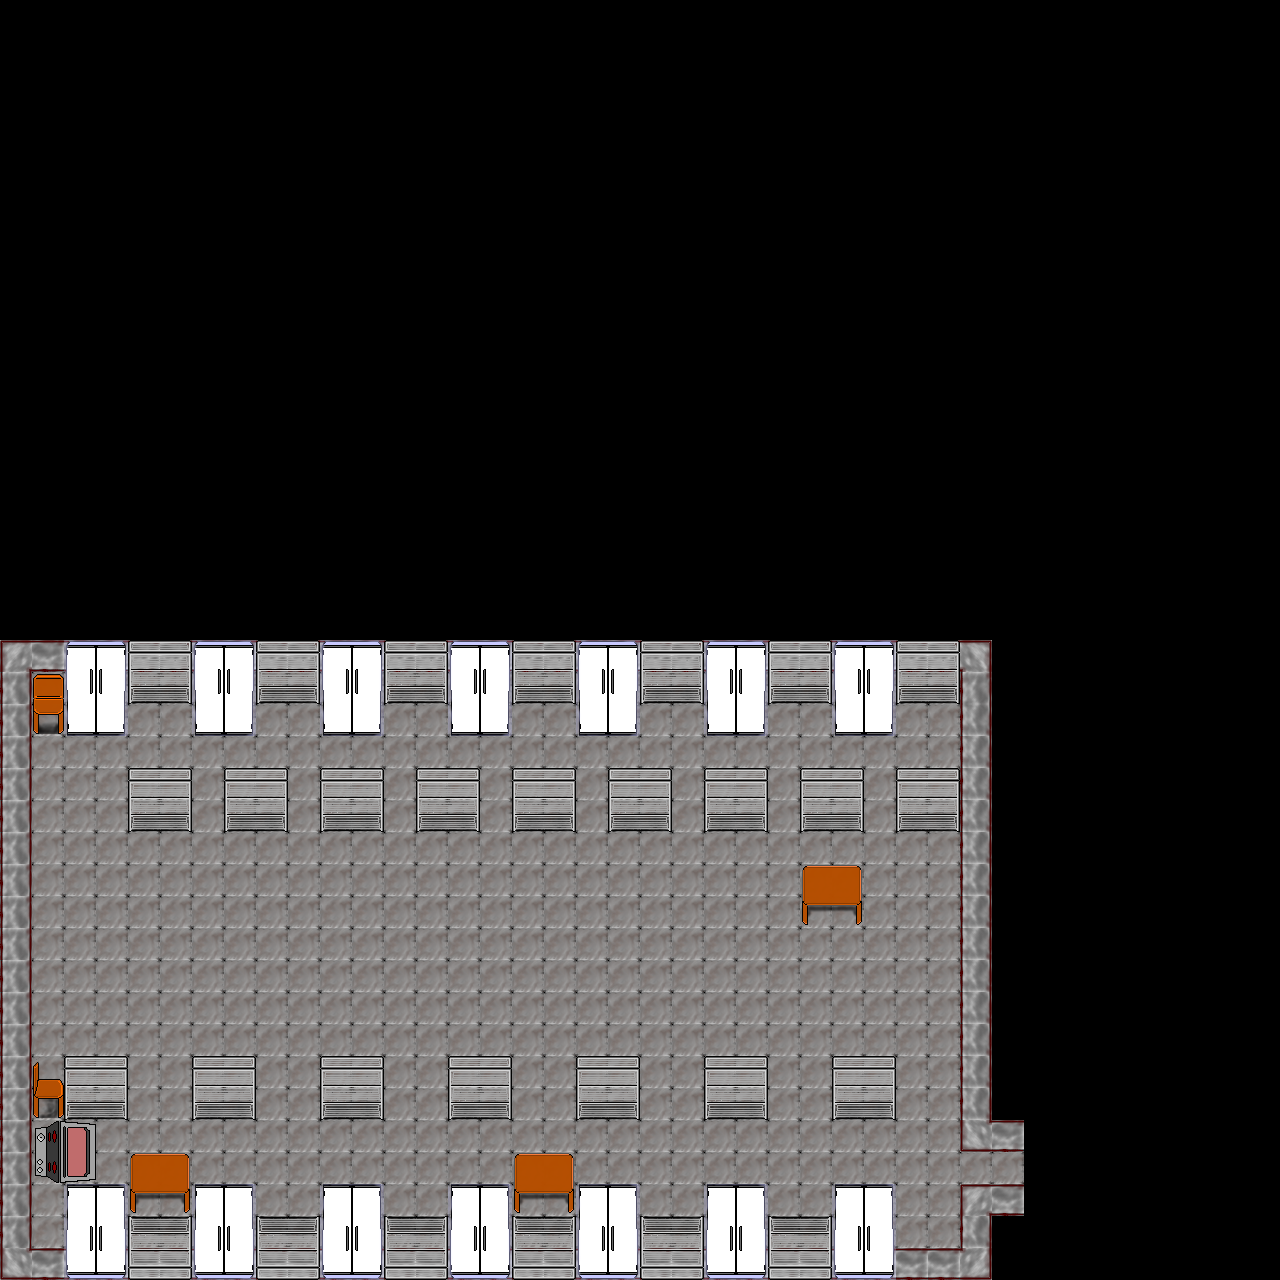

A 2D game scene composited from a Tiled map and its tileset images. What follows is a short description and the map's XML, with each tile layer's data collapsed to a summary:
An orthogonal 40x40 tile map with 32x32 px tiles, 3 tile layers (Below Player, World, Above Player) and 84 objects (16x NPCPoint, 12x LCratePoint, 8x spillPoint, 7x crackPoint, 4x exitPoint, ...).

<map version="1.2" tiledversion="1.3.1" orientation="orthogonal" renderorder="right-down" compressionlevel="0" width="40" height="40" tilewidth="32" tileheight="32" infinite="0" nextlayerid="5" nextobjectid="452">
 <properties>
  <property name="edges" value="clamped" />
 </properties>
 <tileset firstgid="1" name="newTileset" tilewidth="32" tileheight="32" tilecount="400" columns="20">
  <image source="newTileset.png" width="640" height="640" />
  <tile id="0">
   <properties>
    <property name="collides" type="bool" value="false" />
   </properties>
  </tile>
  <tile id="1">
   <properties>
    <property name="collides" type="bool" value="true" />
   </properties>
  </tile>
  <tile id="2">
   <properties>
    <property name="collides" type="bool" value="false" />
   </properties>
  </tile>
  <tile id="5">
   <properties>
    <property name="collides" type="bool" value="true" />
   </properties>
   <objectgroup draworder="index">
    <object id="1" x="2" y="32">
     <polygon points="0,0 -0.181818,-26.1818 4.90909,-31 29.9091,-31 29.9091,-0.272727" />
    </object>
   </objectgroup>
  </tile>
  <tile id="6">
   <properties>
    <property name="collides" type="bool" value="true" />
   </properties>
   <objectgroup draworder="index">
    <object id="3" x="0.0909091" y="1">
     <polygon points="0,0 -0.0909091,30.9091 29.8182,30.9091 29.8182,5.09091 24.6364,-0.454545" />
    </object>
   </objectgroup>
  </tile>
  <tile id="7">
   <properties>
    <property name="collides" type="bool" value="true" />
   </properties>
   <objectgroup draworder="index">
    <object id="1" x="0.909091" y="10.0909">
     <polygon points="0,0 0.0909091,21.7273 31.0909,22.0909 31.0909,18.7273 26.9091,12.6364 6.09091,12.8182 5.81818,-4.18182" />
    </object>
   </objectgroup>
  </tile>
  <tile id="8">
   <properties>
    <property name="collides" type="bool" value="true" />
   </properties>
   <objectgroup draworder="index">
    <object id="1" x="0.909091" y="1.81818" width="31" height="30.0909" />
   </objectgroup>
  </tile>
  <tile id="9">
   <properties>
    <property name="collides" type="bool" value="true" />
   </properties>
   <objectgroup draworder="index">
    <object id="1" x="1.09091" y="12" width="30.9091" height="19.8182" />
   </objectgroup>
  </tile>
  <tile id="10">
   <properties>
    <property name="collides" type="bool" value="true" />
   </properties>
  </tile>
  <tile id="11">
   <properties>
    <property name="collides" type="bool" value="true" />
   </properties>
  </tile>
  <tile id="20">
   <properties>
    <property name="collides" type="bool" value="true" />
   </properties>
  </tile>
  <tile id="21">
   <properties>
    <property name="collides" type="bool" value="true" />
   </properties>
  </tile>
  <tile id="22">
   <properties>
    <property name="collides" type="bool" value="true" />
   </properties>
  </tile>
  <tile id="23">
   <properties>
    <property name="collides" type="bool" value="true" />
   </properties>
  </tile>
  <tile id="24">
   <properties>
    <property name="collides" type="bool" value="true" />
   </properties>
  </tile>
  <tile id="25">
   <properties>
    <property name="collides" type="bool" value="true" />
   </properties>
   <objectgroup draworder="index">
    <object id="1" x="2" y="-0.181818">
     <polygon points="0,0 -0.181818,25.8182 2.90909,29.1818 6.09091,29.1818 5.72727,9.90909 29.9091,10.2727 30.0909,0.272727" />
    </object>
   </objectgroup>
  </tile>
  <tile id="26">
   <properties>
    <property name="collides" type="bool" value="true" />
   </properties>
   <objectgroup draworder="index">
    <object id="1" x="-0.0909091" y="9.72727">
     <polygon points="0,0 24.0909,0.363636 24,19.5455 30,16.0909 30,-9.81818 0.0909091,-9.63636" />
    </object>
   </objectgroup>
  </tile>
  <tile id="27">
   <properties>
    <property name="collides" type="bool" value="true" />
   </properties>
   <objectgroup draworder="index">
    <object id="1" x="1.18182" y="-0.0909091" width="30.7273" height="30.1818" />
   </objectgroup>
  </tile>
  <tile id="28">
   <properties>
    <property name="collides" type="bool" value="true" />
   </properties>
   <objectgroup draworder="index">
    <object id="1" x="1.09091" y="0" width="30.8182" height="30.0909" />
   </objectgroup>
  </tile>
  <tile id="29">
   <properties>
    <property name="collides" type="bool" value="true" />
   </properties>
   <objectgroup draworder="index">
    <object id="1" x="1" y="-0.0909091" width="31" height="30.1818" />
   </objectgroup>
  </tile>
  <tile id="30">
   <properties>
    <property name="collides" type="bool" value="true" />
   </properties>
  </tile>
  <tile id="31">
   <properties>
    <property name="collides" type="bool" value="true" />
   </properties>
  </tile>
  <tile id="40">
   <properties>
    <property name="collides" type="bool" value="false" />
   </properties>
  </tile>
  <tile id="41">
   <properties>
    <property name="collides" type="bool" value="false" />
   </properties>
  </tile>
  <tile id="42">
   <properties>
    <property name="collides" type="bool" value="true" />
   </properties>
  </tile>
  <tile id="43">
   <properties>
    <property name="collides" type="bool" value="true" />
   </properties>
  </tile>
  <tile id="44">
   <properties>
    <property name="collides" type="bool" value="true" />
   </properties>
  </tile>
  <tile id="45">
   <properties>
    <property name="collides" type="bool" value="true" />
   </properties>
   <objectgroup draworder="index">
    <object id="1" x="1.72727" y="4.72727">
     <polygon points="0,0 0.181818,27.2727 6.27273,27.3636 6.09091,24.1818 30.1818,24.1818 30.2727,-4.72727 5.09091,-4.72727" />
    </object>
   </objectgroup>
  </tile>
  <tile id="46">
   <properties>
    <property name="collides" type="bool" value="true" />
   </properties>
   <objectgroup draworder="index">
    <object id="1" x="-0.0909091" y="-0.272727">
     <polygon points="0,0 0.0909091,29.2727 24,29.2727 24.0909,32.0909 30,32.0909 30.0909,5.45455 24.7273,0" />
    </object>
   </objectgroup>
  </tile>
  <tile id="47">
   <properties>
    <property name="collides" type="bool" value="true" />
   </properties>
   <objectgroup draworder="index">
    <object id="1" x="1.90909" y="0.0909091" width="30.0909" height="32" />
   </objectgroup>
  </tile>
  <tile id="48">
   <properties>
    <property name="collides" type="bool" value="true" />
   </properties>
   <objectgroup draworder="index">
    <object id="1" x="0" y="-0.0909091" width="29.8182" height="32" />
   </objectgroup>
  </tile>
  <tile id="49">
   <properties>
    <property name="collides" type="bool" value="true" />
   </properties>
   <objectgroup draworder="index">
    <object id="5" x="0" y="0.0909091" width="32" height="28.9091" />
   </objectgroup>
  </tile>
  <tile id="50">
   <properties>
    <property name="collides" type="bool" value="true" />
   </properties>
   <objectgroup draworder="index">
    <object id="1" x="0" y="-0.0909091" width="32.0909" height="31.1818" />
   </objectgroup>
  </tile>
  <tile id="51">
   <properties>
    <property name="collides" type="bool" value="true" />
   </properties>
  </tile>
  <tile id="60">
   <properties>
    <property name="collides" type="bool" value="true" />
   </properties>
  </tile>
  <tile id="61">
   <properties>
    <property name="collides" type="bool" value="true" />
   </properties>
  </tile>
  <tile id="62">
   <properties>
    <property name="collides" type="bool" value="true" />
   </properties>
  </tile>
  <tile id="63">
   <properties>
    <property name="collides" type="bool" value="true" />
   </properties>
  </tile>
  <tile id="64">
   <properties>
    <property name="collides" type="bool" value="true" />
   </properties>
  </tile>
  <tile id="65">
   <properties>
    <property name="collides" type="bool" value="true" />
   </properties>
   <objectgroup draworder="index">
    <object id="1" x="1.90909" y="0">
     <polygon points="0,0 -0.0909091,24.7273 2.81818,27.8182 5.90909,28 6,0" />
    </object>
   </objectgroup>
  </tile>
  <tile id="66">
   <properties>
    <property name="collides" type="bool" value="true" />
   </properties>
   <objectgroup draworder="index">
    <object id="1" x="23.9091" y="0">
     <polygon points="0,0 0,28.1818 6,25.1818 5.90909,0" />
    </object>
   </objectgroup>
  </tile>
  <tile id="67">
   <properties>
    <property name="collides" type="bool" value="true" />
   </properties>
   <objectgroup draworder="index">
    <object id="1" x="2.09091" y="0.0909091">
     <polygon points="0,0 -0.363636,31.5455 5.90909,31.6364 5.81818,28.9091 29.7273,29 29.8182,-0.0909091" />
    </object>
   </objectgroup>
  </tile>
  <tile id="68">
   <properties>
    <property name="collides" type="bool" value="true" />
   </properties>
   <objectgroup draworder="index">
    <object id="1" x="-0.0909091" y="29">
     <polygon points="0,0 24.0909,-0.0909091 24.0909,2.81818 30,2.90909 30,-29 -0.0909091,-28.9091" />
    </object>
   </objectgroup>
  </tile>
  <tile id="69">
   <properties>
    <property name="collides" type="bool" value="true" />
   </properties>
  </tile>
  <tile id="70">
   <properties>
    <property name="collides" type="bool" value="true" />
   </properties>
  </tile>
  <tile id="71">
   <properties>
    <property name="collides" type="bool" value="true" />
   </properties>
  </tile>
  <tile id="80">
   <properties>
    <property name="collides" type="bool" value="true" />
   </properties>
  </tile>
  <tile id="81">
   <properties>
    <property name="collides" type="bool" value="true" />
   </properties>
  </tile>
  <tile id="82">
   <properties>
    <property name="collides" type="bool" value="true" />
   </properties>
  </tile>
  <tile id="83">
   <properties>
    <property name="collides" type="bool" value="true" />
   </properties>
  </tile>
  <tile id="84">
   <properties>
    <property name="collides" type="bool" value="true" />
   </properties>
   <objectgroup draworder="index">
    <object id="1" x="1.81818" y="0.0909091">
     <polygon points="0,0 0.454545,31.6364 6.18182,31.7273 6.18182,28.6364 30.1818,28.7273 30,0" />
    </object>
   </objectgroup>
  </tile>
  <tile id="85">
   <properties>
    <property name="collides" type="bool" value="true" />
   </properties>
   <objectgroup draworder="index">
    <object id="1" x="0.0909091" y="28.8182">
     <polygon points="0,0 23.8182,0.0909091 23.9091,2.81818 29.7273,3.09091 29.8182,-28.9091 0,-28.7273" />
    </object>
   </objectgroup>
  </tile>
  <tile id="86">
   <properties>
    <property name="collides" type="bool" value="true" />
   </properties>
   <objectgroup draworder="index">
    <object id="1" x="2" y="-0.181818">
     <polygon points="0,0 -0.0909091,24.8182 3,28.1818 6,28.3636 6.09091,0.0909091" />
    </object>
   </objectgroup>
  </tile>
  <tile id="87">
   <properties>
    <property name="collides" type="bool" value="true" />
   </properties>
   <objectgroup draworder="index">
    <object id="1" x="29.8182" y="0">
     <polygon points="0,0 0.272727,24.9091 -5.45455,28.1818 -5.72727,0" />
    </object>
   </objectgroup>
  </tile>
  <tile id="88">
   <properties>
    <property name="collides" type="bool" value="true" />
   </properties>
   <objectgroup draworder="index">
    <object id="1" x="-0.0909091" y="-0.0909091" width="32.0909" height="29.2727" />
   </objectgroup>
  </tile>
  <tile id="89">
   <properties>
    <property name="collides" type="bool" value="true" />
   </properties>
   <objectgroup draworder="index">
    <object id="1" x="0.0909091" y="29">
     <polygon points="0,0 2.72727,0.0909091 2.72727,3 31.9091,2.90909 31.8182,-28.8182 -0.272727,-29" />
    </object>
   </objectgroup>
  </tile>
  <tile id="102">
   <properties>
    <property name="collides" type="bool" value="true" />
   </properties>
  </tile>
  <tile id="103">
   <properties>
    <property name="collides" type="bool" value="true" />
   </properties>
  </tile>
  <tile id="104">
   <properties>
    <property name="collides" type="bool" value="true" />
   </properties>
  </tile>
  <tile id="105">
   <properties>
    <property name="collides" type="bool" value="true" />
   </properties>
  </tile>
  <tile id="106">
   <properties>
    <property name="collides" type="bool" value="true" />
   </properties>
   <objectgroup draworder="index">
    <object id="1" x="0.0909091" y="12.0909" width="31.9091" height="20" />
   </objectgroup>
  </tile>
  <tile id="107">
   <properties>
    <property name="collides" type="bool" value="true" />
   </properties>
   <objectgroup draworder="index">
    <object id="1" x="0" y="11.9091" width="32" height="20.1818" />
   </objectgroup>
  </tile>
  <tile id="108">
   <properties>
    <property name="collides" type="bool" value="true" />
   </properties>
   <objectgroup draworder="index">
    <object id="1" x="1" y="0">
     <polygon points="0,0 3,32 30.9091,32.0909 30.9091,0.0909091" />
    </object>
   </objectgroup>
  </tile>
  <tile id="109">
   <properties>
    <property name="collides" type="bool" value="true" />
   </properties>
   <objectgroup draworder="index">
    <object id="1" x="0.272727" y="31.9091">
     <polygon points="0,0 27.5455,0 30.6364,-31.8182 -0.272727,-32" />
    </object>
   </objectgroup>
  </tile>
 </tileset>
 <layer id="1" name="Below Player" width="40" height="40">
  <data>[1600 cells, 571 non-empty, 1 distinct tile ids]</data>
 </layer>
 <layer id="2" name="World" width="40" height="40">
  <data>[1600 cells, 234 non-empty, 21 distinct tile ids]</data>
 </layer>
 <objectgroup id="4" name="Objects">
  <object id="275" name="Spawn Point" x="192" y="928">
   <point />
  </object>
  <object id="309" name="winPoint" x="960" y="1184">
   <point />
  </object>
  <object id="346" name="LCratePoint" x="384" y="896" rotation="90">
   <point />
  </object>
  <object id="358" name="enemyPoint" x="64" y="800">
   <point />
  </object>
  <object id="373" name="spillPoint" x="864" y="1024">
   <point />
  </object>
  <object id="377" name="NPCPoint" x="480" y="1088">
   <point />
  </object>
  <object id="378" name="crackPoint" x="480" y="768">
   <point />
  </object>
  <object id="379" name="cratePoint" x="384" y="1120">
   <point />
  </object>
  <object id="380" name="LCratePoint" x="384" y="1024" rotation="90">
   <point />
  </object>
  <object id="382" name="crackPoint" x="480" y="800">
   <point />
  </object>
  <object id="383" name="crackPoint" x="288" y="1152">
   <point />
  </object>
  <object id="385" name="crackPoint" x="288" y="1120">
   <point />
  </object>
  <object id="386" name="crackPoint" x="288" y="1088">
   <point />
  </object>
  <object id="400" name="LCratePoint" x="704" y="1120" rotation="90">
   <point />
  </object>
  <object id="402" name="LCratePoint" x="736" y="992" rotation="90">
   <point />
  </object>
  <object id="403" name="LCratePoint" x="736" y="832" rotation="90">
   <point />
  </object>
  <object id="405" name="cratePoint" x="608" y="992" rotation="180">
   <point />
  </object>
  <object id="406" name="LCratePoint" x="736" y="896" rotation="90">
   <point />
  </object>
  <object id="413" name="enemyPoint" x="640" y="896">
   <point />
  </object>
  <object id="415" name="LCratePoint" x="448" y="1121.5" rotation="90">
   <point />
  </object>
  <object id="416" name="LCratePoint" x="578.5" y="1119" rotation="90">
   <point />
  </object>
  <object id="417" name="LCratePoint" x="674" y="1024.5" rotation="90">
   <point />
  </object>
  <object id="418" name="LCratePoint" x="830.5" y="1120" rotation="90">
   <point />
  </object>
  <object id="419" name="LCratePoint" x="833" y="1055.5">
   <point />
  </object>
  <object id="420" name="spillPoint" x="160" y="1088">
   <point />
  </object>
  <object id="422" name="spillPoint" x="223.5" y="1023">
   <point />
  </object>
  <object id="423" name="spillPoint" x="448" y="960">
   <point />
  </object>
  <object id="424" name="NPCPoint" x="607.5" y="1086">
   <point />
  </object>
  <object id="425" name="NPCPoint" x="735.5" y="1086">
   <point />
  </object>
  <object id="426" name="NPCPoint" x="547" y="992">
   <point />
  </object>
  <object id="427" name="NPCPoint" x="286.5" y="988">
   <point />
  </object>
  <object id="428" name="NPCPoint" x="160" y="992">
   <point />
  </object>
  <object id="429" name="NPCPoint" x="128" y="800">
   <point />
  </object>
  <object id="430" name="NPCPoint" x="91.5" y="927.5">
   <point />
  </object>
  <object id="431" name="NPCPoint" x="415" y="1179.5">
   <point />
  </object>
  <object id="432" name="NPCPoint" x="673" y="1144.5">
   <point />
  </object>
  <object id="433" name="NPCPoint" x="798.5" y="1181">
   <point />
  </object>
  <object id="434" name="NPCPoint" x="926" y="1055">
   <point />
  </object>
  <object id="435" name="NPCPoint" x="927.5" y="896.5">
   <point />
  </object>
  <object id="436" name="NPCPoint" x="674" y="766">
   <point />
  </object>
  <object id="437" name="NPCPoint" x="640" y="960">
   <point />
  </object>
  <object id="438" name="LCratePoint" x="544" y="896" rotation="90">
   <point />
  </object>
  <object id="439" name="NPCPoint" x="675" y="925">
   <point />
  </object>
  <object id="440" name="exitPoint" x="928" y="1184">
   <point />
  </object>
  <object id="441" name="spillPoint" x="289" y="862">
   <point />
  </object>
  <object id="442" name="spillPoint" x="512" y="929">
   <point />
  </object>
  <object id="443" name="spillPoint" x="895" y="956">
   <point />
  </object>
  <object id="445" name="spillPoint" x="291" y="1184">
   <point />
  </object>
  <object id="446" name="crackPoint" x="479" y="1154">
   <point />
  </object>
  <object id="447" name="crackPoint" x="578" y="766">
   <point />
  </object>
  <object id="448" name="exitPoint" x="224" y="832">
   <point />
  </object>
  <object id="449" name="exitPoint" x="448" y="1088">
   <point />
  </object>
  <object id="450" name="exitPoint" x="704" y="1120">
   <point />
  </object>
  <object id="451" name="enemyPoint" x="544" y="1119.33">
   <point />
  </object>
 </objectgroup>
 <layer id="3" name="Above Player" width="40" height="40">
  <data>[1600 cells, 86 non-empty, 4 distinct tile ids]</data>
 </layer>
</map>
